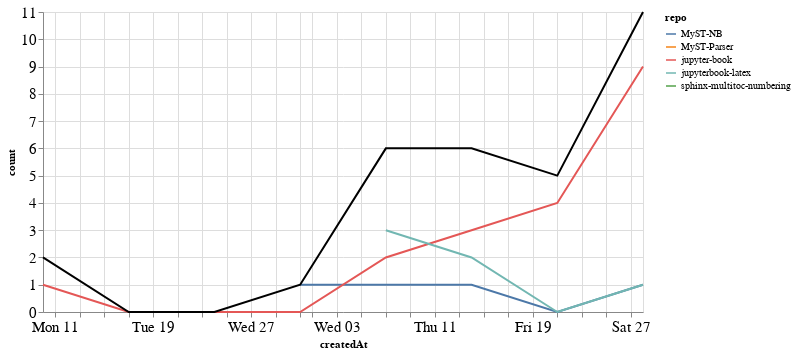

Write notebook code for a chart like this one.
### Markdown cell above
### Comments

### Code cell
comments_time = comments.groupby('repo').resample('W', on='createdAt').count()['author'].reset_index()
comments_time = comments_time.rename(columns={'author': 'count'})
comments_time_total = comments_time.groupby('createdAt').agg({"count": "sum"}).reset_index()
ch1 = alt.Chart(comments_time, width=600).mark_line().encode(
    x='createdAt',
    y='count',
    color='repo',
    tooltip="repo"
)

ch2 = alt.Chart(comments_time_total, width=600).mark_line(color="black").encode(
    x='createdAt',
    y='count',
)

ch1 + ch2

### Figure 1 — Vega-Lite specification as saved in the notebook (floating-point values rounded to 4 significant figures)
{"config": {"axisLeft": {"labelFontSize": 15}, "axisBottom": {"labelFontSize": 15}}, "layer": [{"data": {"name": "data-4f368eb5d38666a8868f3068335441a1"}, "mark": "line", "encoding": {"color": {"type": "nominal", "field": "repo"}, "tooltip": {"type": "nominal", "field": "repo"}, "x": {"type": "temporal", "field": "createdAt"}, "y": {"type": "quantitative", "field": "count"}}, "width": 600}, {"data": {"name": "data-c76b8767cb23e5bf6885995e8cfd636f"}, "mark": {"type": "line", "color": "black"}, "encoding": {"x": {"type": "temporal", "field": "createdAt"}, "y": {"type": "quantitative", "field": "count"}}, "width": 600}], "$schema": "https://vega.github.io/schema/vega-lite/v4.8.1.json", "datasets": {"data-4f368eb5d38666a8868f3068335441a1": [{"repo": "MyST-NB", "createdAt": "2021-01-31T00:00:00", "count": 1}, {"repo": "MyST-NB", "createdAt": "2021-02-07T00:00:00", "count": 1}, {"repo": "MyST-NB", "createdAt": "2021-02-14T00:00:00", "count": 1}, {"repo": "MyST-NB", "createdAt": "2021-02-21T00:00:00", "count": 0}, {"repo": "MyST-NB", "createdAt": "2021-02-28T00:00:00", "count": 1}, {"repo": "MyST-Parser", "createdAt": "2021-02-21T00:00:00", "count": 1}, {"repo": "jupyter-book", "createdAt": "2021-01-10T00:00:00", "count": 1}, {"repo": "jupyter-book", "createdAt": "2021-01-17T00:00:00", "count": 0}, {"repo": "jupyter-book", "createdAt": "2021-01-24T00:00:00", "count": 0}, {"repo": "jupyter-book", "createdAt": "2021-01-31T00:00:00", "count": 0}, {"repo": "jupyter-book", "createdAt": "2021-02-07T00:00:00", "count": 2}, {"repo": "jupyter-book", "createdAt": "2021-02-14T00:00:00", "count": 3}, {"repo": "jupyter-book", "createdAt": "2021-02-21T00:00:00", "count": 4}, {"repo": "jupyter-book", "createdAt": "2021-02-28T00:00:00", "count": 9}, {"repo": "jupyterbook-latex", "createdAt": "2021-02-07T00:00:00", "count": 3}, {"repo": "jupyterbook-latex", "createdAt": "2021-02-14T00:00:00", "count": 2}, {"repo": "jupyterbook-latex", "createdAt": "2021-02-21T00:00:00", "count": 0}, {"repo": "jupyterbook-latex", "createdAt": "2021-02-28T00:00:00", "count": 1}, {"repo": "sphinx-multitoc-numbering", "createdAt": "2021-01-10T00:00:00", "count": 1}], "data-c76b8767cb23e5bf6885995e8cfd636f": [{"createdAt": "2021-01-10T00:00:00", "count": 2}, {"createdAt": "2021-01-17T00:00:00", "count": 0}, {"createdAt": "2021-01-24T00:00:00", "count": 0}, {"createdAt": "2021-01-31T00:00:00", "count": 1}, {"createdAt": "2021-02-07T00:00:00", "count": 6}, {"createdAt": "2021-02-14T00:00:00", "count": 6}, {"createdAt": "2021-02-21T00:00:00", "count": 5}, {"createdAt": "2021-02-28T00:00:00", "count": 11}]}}
